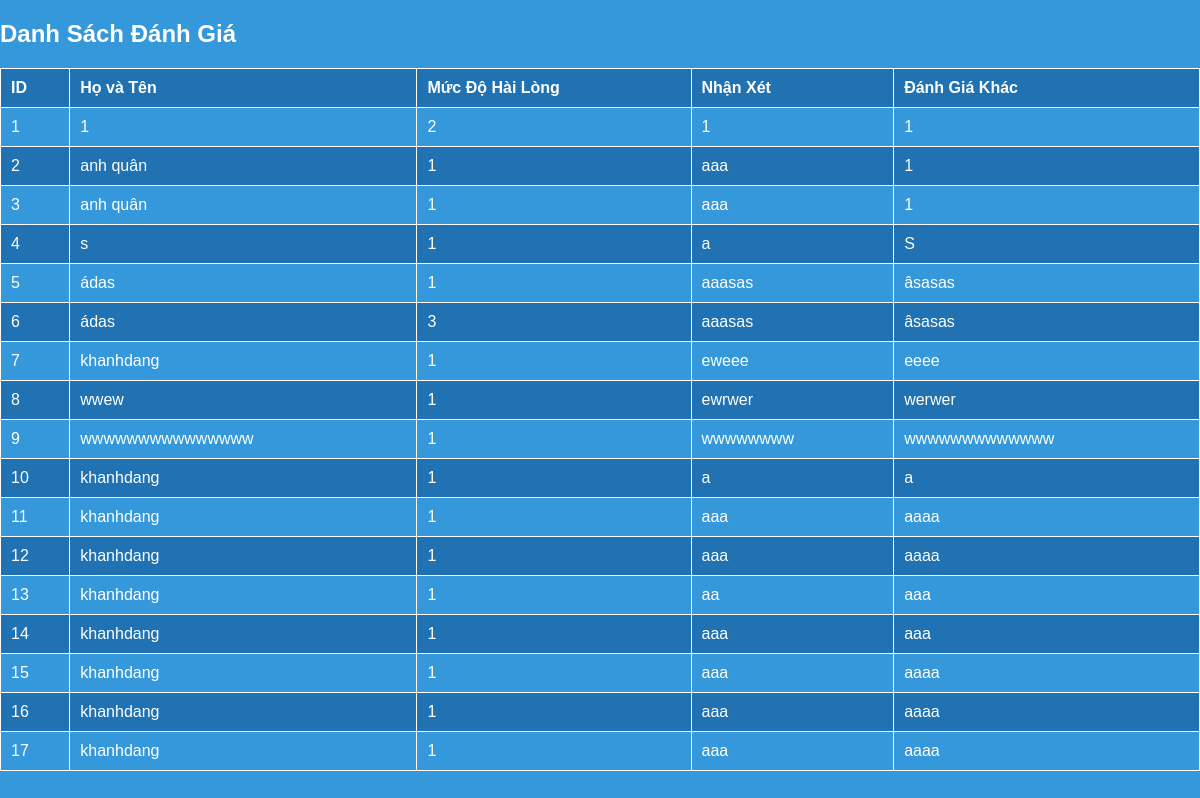
/hienthiandanh.php, run on the app's committed database.
### tables this page shows
CREATE TABLE `danhgiaandanh` (
  `id_danhgia` int(11) NOT NULL,
  `hoten_nguoidanhgia` varchar(100) NOT NULL,
  `mucdohailong` varchar(100) NOT NULL,
  `nhận xet` text NOT NULL,
  `danhgiakhac` text NOT NULL
);

### hienthiandanh.php (the view, shortened to what this page needs)
<!DOCTYPE html>
<html lang="en">
<head>
</head>
<body>
<?php
$mysqli = new mysqli('localhost', 'root', '', 'quanlysvtt');
$sql = "SELECT * FROM danhgiaandanh";
$result = $mysqli->query($sql);
if ($result->num_rows > 0) {
    echo "<h2>Danh Sách Đánh Giá</h2>";
    echo "<table border='1'>";
    echo "<tr><th>ID</th><th>Họ và Tên</th><th>Mức Độ Hài Lòng</th><th>Nhận Xét</th><th>Đánh Giá Khác</th></tr>";
    while($row = $result->fetch_assoc()) {
        echo "<tr>";
        echo "<td>".$row["id_danhgia"]."</td>";
        echo "<td>".$row["hoten_nguoidanhgia"]."</td>";
        echo "<td>".$row["mucdohailong"]."</td>";
        echo "<td>".$row["nhận xet"]."</td>";
        echo "<td>".$row["danhgiakhac"]."</td>";
        echo "</tr>";
    }
    echo "</table>";
} else {
    echo "Không có đánh giá nào.";
}
?>
</body>
</html>

### hienthiandanh.php (style rules this page uses)
body { background-color: #3498db; color: #ffffff; font-family: Arial, sans-serif; margin: 0; padding: 0; }
table { width: 100%; border-collapse: collapse; margin-top: 20px; }
table, th, td { border: 1px solid #ffffff; }
th, td { padding: 10px; text-align: left; }
th { background-color: #2072b3; }
tr:nth-child(even) { background-color: #3498db; }
tr:nth-child(odd) { background-color: #2072b3; }
h2 { color: #ffffff; }

### data on the page
danhgiaandanh: id_danhgia "1", hoten_nguoidanhgia "1", mucdohailong "2", nhận xet "1", danhgiakhac "1"
danhgiaandanh: id_danhgia "2", hoten_nguoidanhgia "anh quân", mucdohailong "1", nhận xet "aaa", danhgiakhac "1"
danhgiaandanh: id_danhgia "3", hoten_nguoidanhgia "anh quân", mucdohailong "1", nhận xet "aaa", danhgiakhac "1"
danhgiaandanh: id_danhgia "4", hoten_nguoidanhgia "s", mucdohailong "1", nhận xet "a", danhgiakhac "S"
danhgiaandanh: id_danhgia "5", hoten_nguoidanhgia "ádas", mucdohailong "1", nhận xet "aaasas", danhgiakhac "âsasas"
danhgiaandanh: id_danhgia "6", hoten_nguoidanhgia "ádas", mucdohailong "3", nhận xet "aaasas", danhgiakhac "âsasas"
danhgiaandanh: id_danhgia "7", hoten_nguoidanhgia "khanhdang", mucdohailong "1", nhận xet "eweee", danhgiakhac "eeee"
danhgiaandanh: id_danhgia "8", hoten_nguoidanhgia "wwew", mucdohailong "1", nhận xet "ewrwer", danhgiakhac "werwer"
danhgiaandanh: id_danhgia "9", hoten_nguoidanhgia "wwwwwwwwwwwwwww", mucdohailong "1", nhận xet "wwwwwwww", danhgiakhac "wwwwwwwwwwwww"
danhgiaandanh: id_danhgia "10", hoten_nguoidanhgia "khanhdang", mucdohailong "1", nhận xet "a", danhgiakhac "a"
danhgiaandanh: id_danhgia "11", hoten_nguoidanhgia "khanhdang", mucdohailong "1", nhận xet "aaa", danhgiakhac "aaaa"
danhgiaandanh: id_danhgia "12", hoten_nguoidanhgia "khanhdang", mucdohailong "1", nhận xet "aaa", danhgiakhac "aaaa"
danhgiaandanh: id_danhgia "13", hoten_nguoidanhgia "khanhdang", mucdohailong "1", nhận xet "aa", danhgiakhac "aaa"
danhgiaandanh: id_danhgia "14", hoten_nguoidanhgia "khanhdang", mucdohailong "1", nhận xet "aaa", danhgiakhac "aaa"
danhgiaandanh: id_danhgia "15", hoten_nguoidanhgia "khanhdang", mucdohailong "1", nhận xet "aaa", danhgiakhac "aaaa"
danhgiaandanh: id_danhgia "16", hoten_nguoidanhgia "khanhdang", mucdohailong "1", nhận xet "aaa", danhgiakhac "aaaa"
danhgiaandanh: id_danhgia "17", hoten_nguoidanhgia "khanhdang", mucdohailong "1", nhận xet "aaa", danhgiakhac "aaaa"
